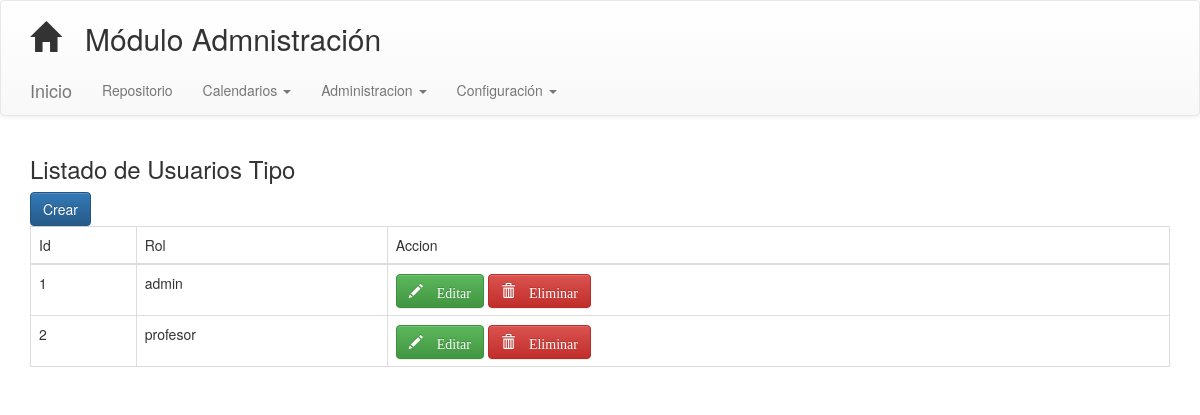
Screenshot of /index.php/c_usuarios_tipo with the database file from the repository.
### tables this page shows
CREATE TABLE `usuarios_tipo` (
  `id_usuario_tipo` int(11) NOT NULL AUTO_INCREMENT,
  `rol` varchar(255) NOT NULL,
  PRIMARY KEY (`id_usuario_tipo`)
);

### application/controllers/C_usuarios_tipo.php (called while the page is built, shortened)
<?php
class C_usuarios_tipo extends CI_Controller {
	public function __construct()
	{
	    $this->load->model('m_usuarios_tipo','m');
	}
	public function index()
	{
		$data['usuarios_tipo'] = $this->m->listar_usuarios_tipo();
		$this->load->view('layout/header');
		$this->load->view('V-usuarios_tipo', $data);
		$this->load->view('layout/footer');
	}
}

### index.php (called while the page is built, shortened)
<?php
require_once BASEPATH.'core/CodeIgniter.php';

### application/models/M_usuarios_tipo.php (called while the page is built, shortened)
<?php
class M_usuarios_tipo extends CI_Model {
	public function listar_usuarios_tipo(){
		$query = $this->db->query('select * from usuarios_tipo');
		if($query->num_rows() > 0){
			return $query->result();
		}else{
			return false;
		}
	}
}

### application/views/V-usuarios_tipo.php (the view, shortened to what this page needs)
<h3>Listado de Usuarios Tipo</h3>
<a href="<?php echo base_url('c_usuarios_tipo/add_usuarios_tipo'); ?>" class="btn btn-primary"> Crear </a>
<table class="table table-bordered table-hover table-responsive">
<thead>
	<tr>
		<td>Id</td>
		<td>Rol</td>
		<td>Accion</td>
	</tr>
</thead>
<tbody>
	<?php if($usuarios_tipo){
	foreach($usuarios_tipo as $usuario_tipo){
	?>
	<tr>
		<td><?php echo $usuario_tipo->id_usuario_tipo; ?></td>
		<td><?php echo $usuario_tipo->rol; ?></td>
		<td>
			<a href="<?php echo base_url('c_usuarios_tipo/edit/'.$usuario_tipo->id_usuario_tipo); ?>" class="glyphicon glyphicon-pencil btn btn-success"> Editar </a>
			<a href="<?php echo base_url('c_usuarios_tipo/delete/'.$usuario_tipo->id_usuario_tipo); ?>" class="glyphicon glyphicon-trash btn btn-danger"> Eliminar </a>
		</td>
	</tr>
	<?php
			}
		}
	?>
</tbody>
</table>

### rows the page displays
usuarios_tipo: id_usuario_tipo "1", rol "admin"
usuarios_tipo: id_usuario_tipo "2", rol "profesor"
